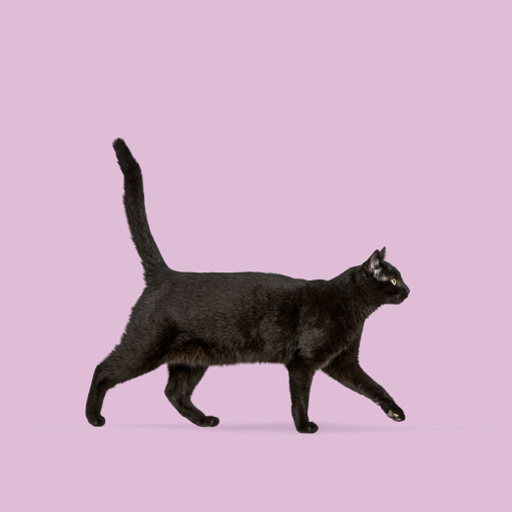
#> input picture img/cat.jpg, 512 x 512 px
$ python image_info.py
#> lines starting #> are read from the running program, lines starting #| are printed output that depends on the picture
import cv2
import os

# 이미지 불러오기
img = cv2.imread('../img/cat.jpg')
#> img is the input picture: shape (512, 512, 3); mean B, G, R 191, 169.8, 200.4
img_gray = cv2.cvtColor(img, cv2.COLOR_BGR2GRAY)
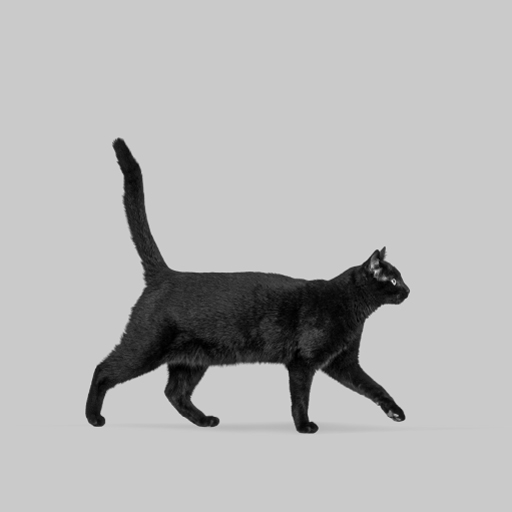
#> img_gray: shape (512, 512); min 0, max 240, mean 181.3

print("=== Image Information ===")
print(f"Size: {img.shape}")
#| Size: (512, 512, 3)
print(f"Total pixels: {img.size}")
#| Total pixels: 786432
print(f"Data type: {img.dtype}")
#| Data type: uint8
print(f"Darkest point: {img_gray.min()}")
#| Darkest point: 0
print(f"Brightest point: {img_gray.max()}")
#| Brightest point: 240
print(f"Average brightness: {img_gray.mean():.1f}")
#| Average brightness: 181.3

# 파일 크기 비교
color_size = os.path.getsize('../img/cat.jpg')
cv2.imwrite('../temp_gray.jpg', img_gray)
gray_size = os.path.getsize('../temp_gray.jpg')

print(f"Color file size: {color_size} bytes")
print(f"Gray file size: {gray_size} bytes")
print(f"Size saved: {(color_size-gray_size)/color_size*100:.1f}%")
